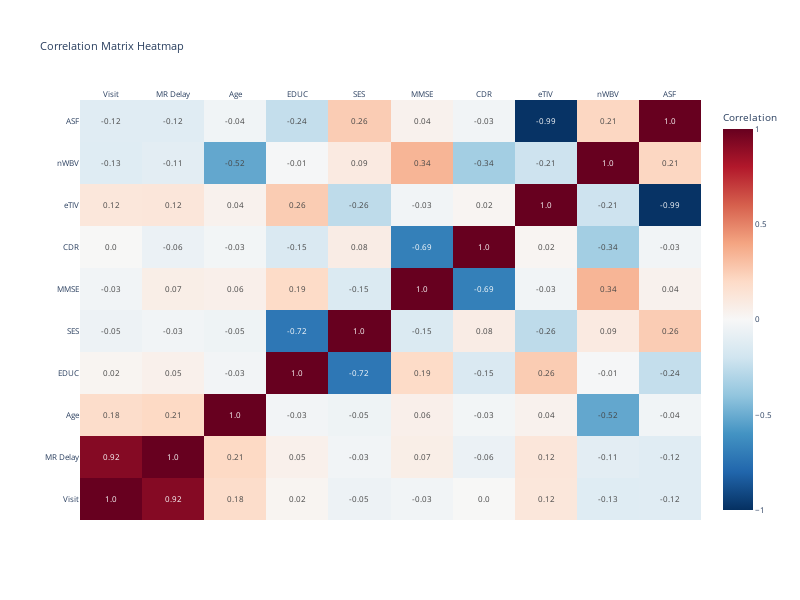

The notebook cell saved with this chart:
### Code cell
# Compute correlation matrix
corr = df_l.corr(numeric_only=True)

# Create heatmap
fig = go.Figure(data=go.Heatmap(
    z=corr.values,
    x=corr.columns,
    y=corr.index,
    colorscale='RdBu_r',  # diverging scale suitable for correlations
    zmin=-1,
    zmax=1,
    colorbar=dict(title='Correlation'),
    text=corr.round(2).astype(str).values,  # annotations
    texttemplate="%{text}",
    hoverinfo="text"
))

# Style layout for gridlines and clarity
fig.update_layout(
    title='Correlation Matrix Heatmap',
    xaxis=dict(showgrid=True, ticks='', side='top'),
    yaxis=dict(showgrid=True, ticks=''),
    width=800,
    height=600,
    font=dict(size=8)
)

fig.show()

### Figure 1 — Plotly figure (JSON) as saved in the notebook; plotly's stock layout.template omitted (floating-point values rounded to 4 significant figures)
{"data": [{"colorbar": {"title": {"text": "Correlation"}}, "colorscale": [[0, "rgb(5,48,97)"], [0.1, "rgb(33,102,172)"], [0.2, "rgb(67,147,195)"], [0.3, "rgb(146,197,222)"], [0.4, "rgb(209,229,240)"], [0.5, "rgb(247,247,247)"], [0.6, "rgb(253,219,199)"], [0.7, "rgb(244,165,130)"], [0.8, "rgb(214,96,77)"], [0.9, "rgb(178,24,43)"], [1, "rgb(103,0,31)"]], "hoverinfo": "text", "text": [["1.0", "0.92", "0.18", "0.02", "-0.05", "-0.03", "0.0", "0.12", "-0.13", "-0.12"], ["0.92", "1.0", "0.21", "0.05", "-0.03", "0.07", "-0.06", "0.12", "-0.11", "-0.12"], ["0.18", "0.21", "1.0", "-0.03", "-0.05", "0.06", "-0.03", "0.04", "-0.52", "-0.04"], ["0.02", "0.05", "-0.03", "1.0", "-0.72", "0.19", "-0.15", "0.26", "-0.01", "-0.24"], ["-0.05", "-0.03", "-0.05", "-0.72", "1.0", "-0.15", "0.08", "-0.26", "0.09", "0.26"], ["-0.03", "0.07", "0.06", "0.19", "-0.15", "1.0", "-0.69", "-0.03", "0.34", "0.04"], ["0.0", "-0.06", "-0.03", "-0.15", "0.08", "-0.69", "1.0", "0.02", "-0.34", "-0.03"], ["0.12", "0.12", "0.04", "0.26", "-0.26", "-0.03", "0.02", "1.0", "-0.21", "-0.99"], ["-0.13", "-0.11", "-0.52", "-0.01", "0.09", "0.34", "-0.34", "-0.21", "1.0", "0.21"], ["-0.12", "-0.12", "-0.04", "-0.24", "0.26", "0.04", "-0.03", "-0.99", "0.21", "1.0"]], "texttemplate": "%{text}", "type": "heatmap", "x": ["Visit", "MR Delay", "Age", "EDUC", "SES", "MMSE", "CDR", "eTIV", "nWBV", "ASF"], "y": ["Visit", "MR Delay", "Age", "EDUC", "SES", "MMSE", "CDR", "eTIV", "nWBV", "ASF"], "z": [[1.0, 0.92, 0.1832, 0.02461, -0.05162, -0.02908, 0.002325, 0.1174, -0.1267, -0.1204], [0.92, 1.0, 0.2054, 0.05163, -0.03081, 0.06584, -0.06292, 0.1196, -0.1056, -0.1235], [0.1832, 0.2054, 1.0, -0.02789, -0.04686, 0.05561, -0.02626, 0.04235, -0.5184, -0.03507], [0.02461, 0.05163, -0.02789, 1.0, -0.7226, 0.1949, -0.1531, 0.257, -0.0122, -0.2418], [-0.05162, -0.03081, -0.04686, -0.7226, 1.0, -0.1492, 0.07616, -0.2616, 0.0901, 0.2556], [-0.02908, 0.06584, 0.05561, 0.1949, -0.1492, 1.0, -0.6865, -0.03208, 0.3419, 0.04005], [0.002325, -0.06292, -0.02626, -0.1531, 0.07616, -0.6865, 1.0, 0.02282, -0.3448, -0.02934], [0.1174, 0.1196, 0.04235, 0.257, -0.2616, -0.03208, 0.02282, 1.0, -0.2101, -0.9889], [-0.1267, -0.1056, -0.5184, -0.0122, 0.0901, 0.3419, -0.3448, -0.2101, 1.0, 0.2135], [-0.1204, -0.1235, -0.03507, -0.2418, 0.2556, 0.04005, -0.02934, -0.9889, 0.2135, 1.0]], "zmax": 1, "zmin": -1}], "layout": {"font": {"size": 8}, "height": 600, "title": {"text": "Correlation Matrix Heatmap"}, "width": 800, "xaxis": {"showgrid": true, "side": "top", "ticks": ""}, "yaxis": {"showgrid": true, "ticks": ""}}}
